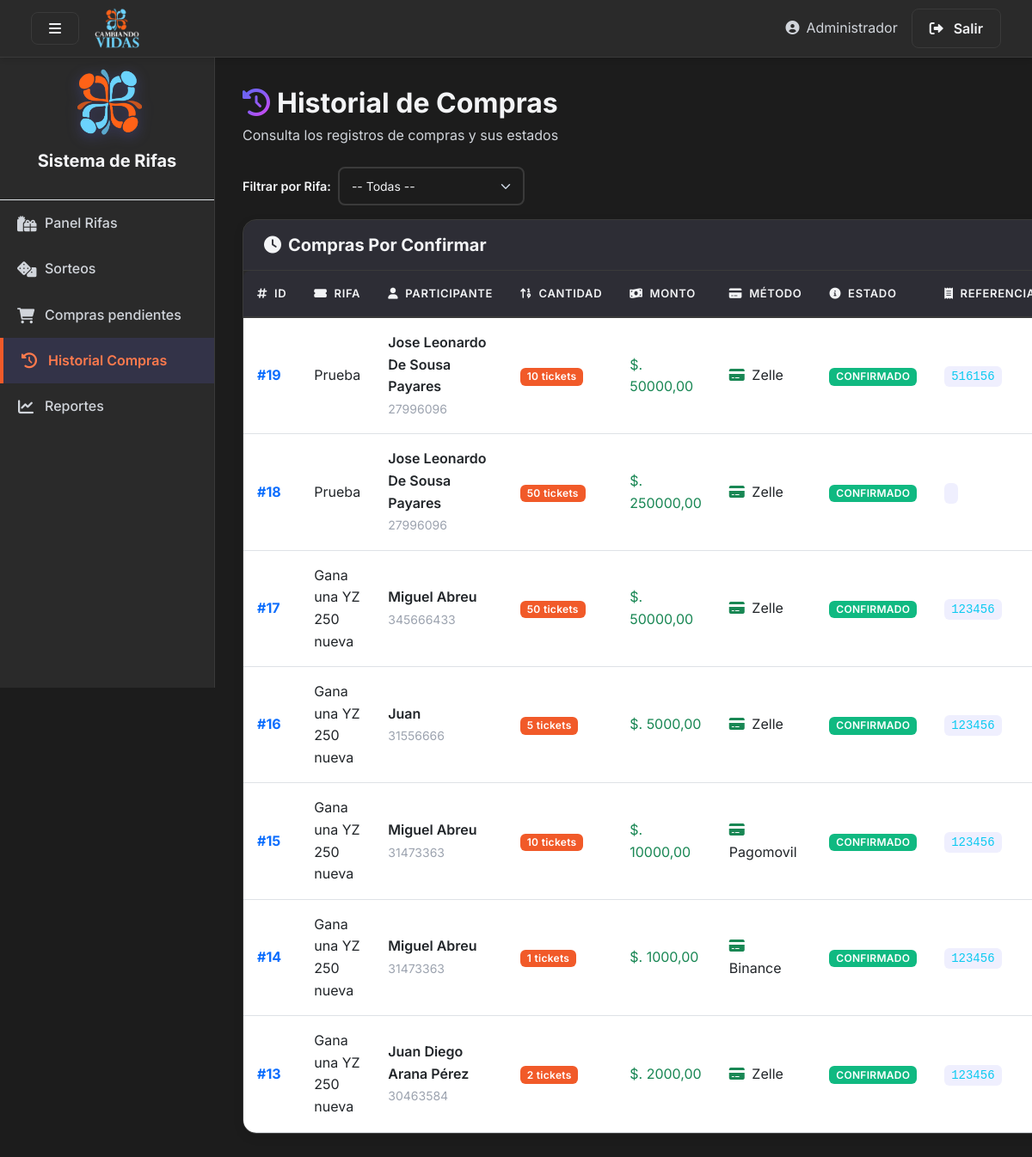
The app's page /app2/historial-compras/ (signed in), older data.
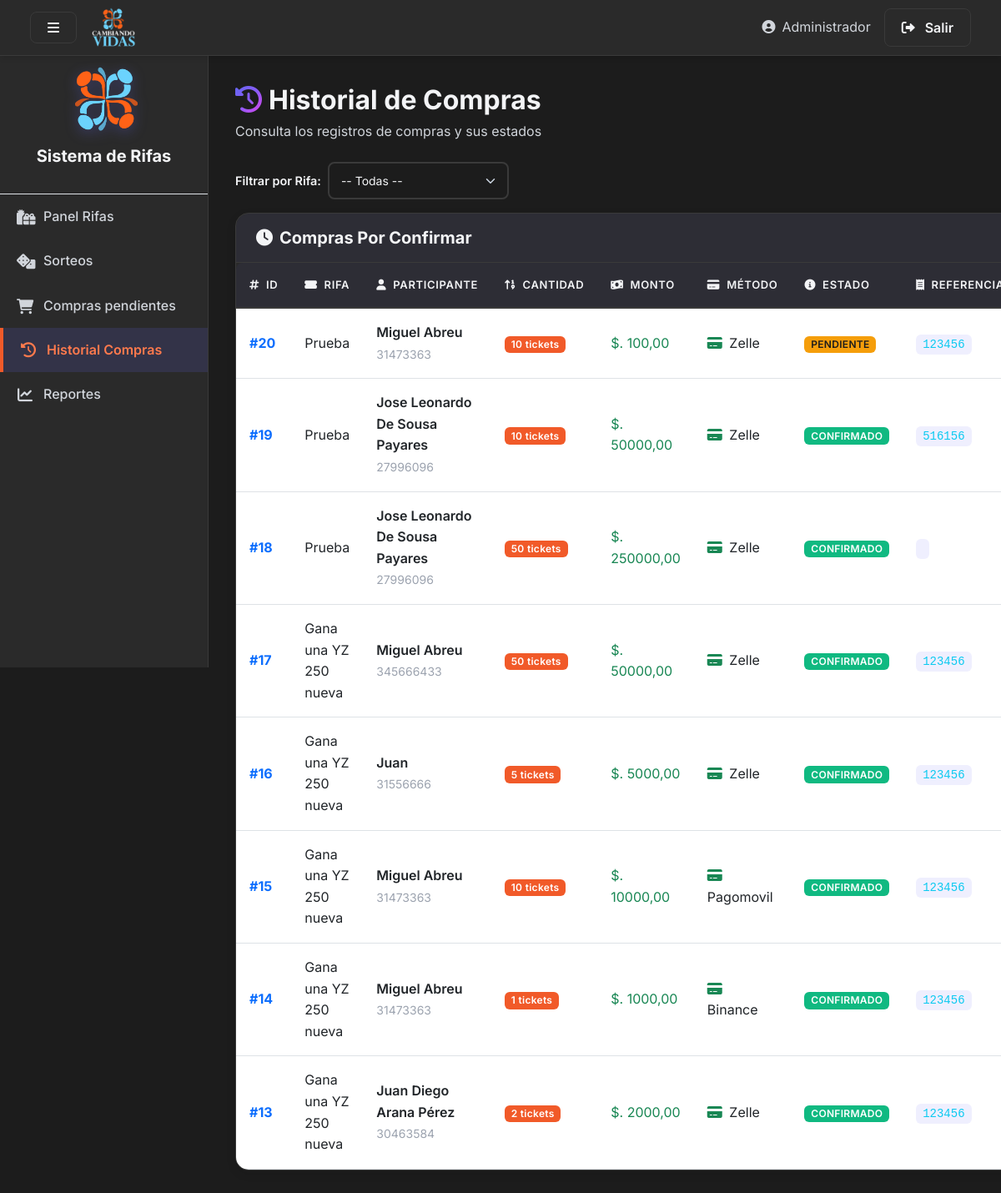
The same page, newer data.
### app1/models.py (models this page shows, shortened)
class Compra(models.Model):
    ESTADO_CHOICES = [
        ('PENDIENTE', 'Pendiente'),
        ('CONFIRMADO', 'Confirmado'),
        ('RECHAZADO', 'Rechazado'),
    ]
    rifa = models.ForeignKey(Rifa, related_name='compras', on_delete=models.CASCADE)
    participante = models.ForeignKey(Participante, related_name='compras', on_delete=models.CASCADE)
    cantidad = models.PositiveIntegerField()
    monto = models.DecimalField(max_digits=12, decimal_places=2, default=0)
    metodo_pago = models.CharField(max_length=100, blank=True)
    comprobante = models.ImageField(upload_to='comprobantes/', blank=True, null=True)
    referencia = models.CharField(max_length=200, blank=True)
    estado = models.CharField(max_length=20, choices=ESTADO_CHOICES, default='PENDIENTE')
    creado_en = models.DateTimeField(auto_now_add=True)
    @property
    def badge_class(self):
        if self.estado == 'CONFIRMADO':
            return 'success'
        if self.estado == 'PENDIENTE':
            return 'warning'
        return 'danger'

class Rifa(models.Model):
    titulo = models.CharField(max_length=200)
    descripcion = models.TextField(blank=True)
    fecha_sorteo = models.DateField()
    total_tickets = models.PositiveIntegerField(default=100)
    precio = models.DecimalField(max_digits=10, decimal_places=2, default=0)
    winner_ticket = models.ForeignKey('Ticket', null=True, blank=True, on_delete=models.SET_NULL, related_name='won_rifa')
    class Meta:
        ordering = ['-fecha_sorteo', 'titulo']

class Participante(models.Model):
    identificacion = models.CharField(max_length=30, primary_key=True)
    nombre = models.CharField(max_length=200)
    email = models.EmailField(blank=True)
    telefono = models.CharField(max_length=30, blank=True)

### app2/views.py (the view)
# urls.py: path('historial-compras/', views.historial_compras, name='historial_compras'),
def historial_compras(request):
    user_id = request.session.get('user_admin_id')
    if not user_id:
        messages.error(request, 'Debe iniciar sesión primero')
        return redirect('login')
    selected_rifa = request.GET.get('rifa_id')
    historial = admin_crud.obtener_historial_compras(rifa_id=selected_rifa)
    rifas = admin_crud.obtener_rifas()
    return render(request, 'historial_compras.html', {'compras': historial, 'rifas': rifas, 'selected_rifa': selected_rifa})

### app2/crud.py (called while the page is built)
def obtener_rifas():
    return Rifa.objects.all().prefetch_related('images')

def obtener_historial_compras(rifa_id=None):
    qs = Compra.objects.all().select_related('rifa', 'participante').order_by('-creado_en')
    if rifa_id:
        try:
            qs = qs.filter(rifa_id=int(rifa_id))
        except (ValueError, TypeError):
            pass
    return qs

### app2/templates/historial_compras.html (shortened to what this page needs)
{% load static %}
<!DOCTYPE html>
<html lang="es">
<head>
    <link href="https://cdn.jsdelivr.net/npm/bootstrap@5.3.0/dist/css/bootstrap.min.css" rel="stylesheet">
    <link rel="stylesheet" href="https://cdnjs.cloudflare.com/ajax/libs/font-awesome/6.0.0/css/all.min.css">
    <link rel="stylesheet" href="{% static 'css/paneles-style.css' %}">
</head>
<body>
    <nav class="navbar navbar-expand-lg navbar-dark">
      <div class="container-fluid">
        <button class="btn btn-outline-light me-3" id="sidebarToggle">
          <i class="fas fa-bars"></i>
        </button>
        <img src="{% static 'images/cambiando-vidas.png' %}" alt="Logo" height="50" class="me-2">
        <div class="ms-auto d-flex align-items-center">
          <span class="text-secondary me-3 d-none d-md-inline">
            <i class="fas fa-user-circle me-2"></i>Administrador
          </span>
          <a href="{% url 'logout' %}" class="btn btn-outline-light">
            <i class="fas fa-sign-out-alt"></i>
            <span class="d-none d-md-inline ms-1">Salir</span>
          </a>
        </div>
      </div>
    </nav>
    <div class="d-flex" id="wrapper" style="min-height:100vh;">
      <div id="sidebar-wrapper">
        <div class="sidebar-heading border-bottom">
          <img src="{% static 'images/logo-img.png' %}" alt="Logo" width="80" class="mb-2">
          <h5>Sistema de Rifas</h5>
        </div>
        <div class="list-group list-group-flush">
          <a href="{% url 'control' %}" class="list-group-item">
            <i class="fas fa-gifts"></i>
            <span>Panel Rifas</span>
          </a>
          <a href="{% url 'sorteos' %}" class="list-group-item">
            <i class="fas fa-dice fa-fw"></i>
            <span>Sorteos</span>
          </a>
          <a href="{% url 'compras' %}" class="list-group-item">
            <i class="fas fa-shopping-cart"></i>
            <span>Compras pendientes</span>
          </a>
          <a href="{% url 'historial_compras' %}" class="list-group-item active">
            <i class="fas fa-history"></i>
            <span>Historial Compras</span>
          </a>
          <a href="{% url 'reportes' %}" class="list-group-item">
            <i class="fas fa-chart-line"></i>
            <span>Reportes</span>
          </a>
        </div>
      </div>
      <div class="flex-grow-1" id="page-content-wrapper">
        <div class="mb-4">
      <h2 class="mb-1">
        <i class="fas fa-history me-2 text-gradient"></i>Historial de Compras
      </h2>
      <p class="text-secondary mb-0">Consulta los registros de compras y sus estados</p>
        </div>
        <div class="mb-3">
          <form method="get" id="filterForm">
            <div class="row g-2 align-items-center">
              <div class="col-auto">
                <label class="form-label mb-0">Filtrar por Rifa:</label>
              </div>
              <div class="col-auto">
                <select name="rifa_id" id="rifaFilter" class="form-select form-select-sm">
                  <option value="">-- Todas --</option>
                </select>
              </div>
            </div>
          </form>
        </div>
        <div class="card">
          <div class="card-header d-flex justify-content-between align-items-center">
            <h5 class="mb-0">
                <i class="fas fa-clock me-2"></i>Compras Por Confirmar
            </h5>
          </div>
          <div class="card-body p-0">
            {% if compras %}
            <div class="table-responsive">
                <table class="table table-hover mb-0">
                  <thead>
                    <tr>
                      <th><i class="fas fa-hashtag me-2"></i>ID</th>
                      <th><i class="fas fa-ticket-alt me-2"></i>Rifa</th>
                      <th><i class="fas fa-user me-2"></i>Participante</th>
                      <th><i class="fas fa-sort-numeric-up me-2"></i>Cantidad</th>
                      <th><i class="fas fa-money-bill-wave me-2"></i>Monto</th>
                      <th><i class="fas fa-credit-card me-2"></i>Método</th>
                      <th><i class="fas fa-info-circle me-2"></i>Estado</th>
                      <th><i class="fas fa-receipt me-2"></i>Referencia</th>
                    </tr>
                  </thead>
                  <tbody>
                    {% for c in compras %}
                    <tr>
                      <td class="fw-bold text-primary">#{{ c.id }}</td>
                      <td>{{ c.rifa.titulo }}</td>
                      <td>
                        <div>
                            <div class="fw-semibold">{{ c.participante.nombre }}</div>
                            <small class="text-muted">{{ c.participante.identificacion }}</small>
                        </div>
                      </td>
                      <td>
                        <span class="badge bg-primary">{{ c.cantidad }} tickets</span>
                      </td>
                      <td>
                        <span class="text-success">$. {{ c.monto|floatformat:2 }}</span>
                      </td>
                      <td>
                        <i class="fas fa-credit-card me-1 text-success"></i>
                        {{ c.metodo_pago }}
                      </td>
                      <td>
                        <span class="badge bg-{{ c.badge_class }}">{{ c.estado }}</span>
                      </td>
                      <td>
                        <code class="text-info">{{ c.referencia }}</code>
                      </td>
                    </tr>
                    {% endfor %}
                  </tbody>
                </table>
            </div>
            {% else %}
            <div class="text-center py-5">
                <i class="fas fa-check-circle fa-3x text-success mb-3 d-block"></i>
                <h5 class="text-muted">No hay compras pendientes</h5>
                <p class="text-secondary mb-0">Todas las compras han sido procesadas</p>
            </div>
            {% endif %}
          </div>
        </div>
      </div>
    </div>
</body>
</html>

Row changes from the older to the newer data that the page shows:
added Compra: id "20", rifa.titulo "Prueba", participante.nombre "Miguel Abreu", participante.identificacion "31473363", cantidad "10", monto "100,00", metodo_pago "Zelle", estado "PENDIENTE", referencia "123456"
